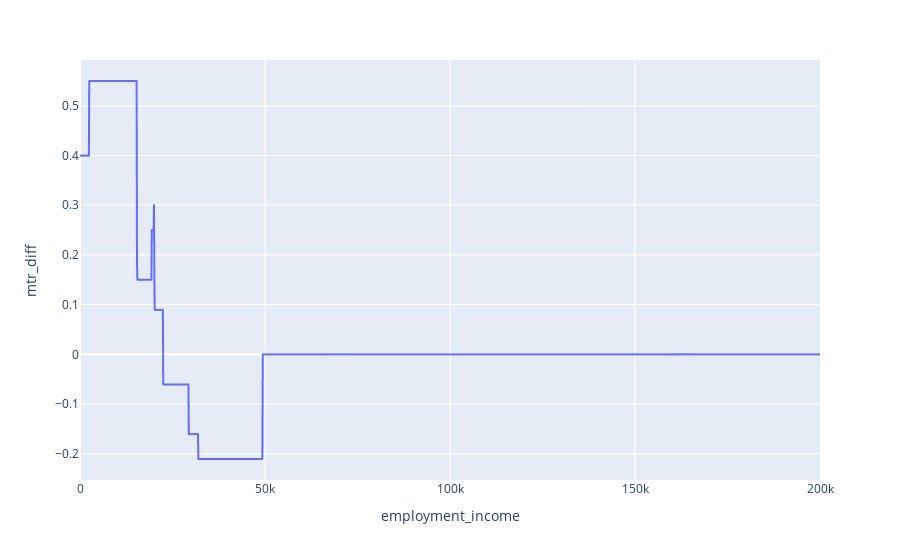

Notebook code for this chart:
### Code cell
px.line(df, x="employment_income", y="mtr_diff")

### Figure 1 — Plotly figure (JSON) as saved in the notebook; plotly's stock layout.template omitted (floating-point values rounded to 4 significant figures; data arrays with more than 128 entries replaced by an {"elided": "..."} marker saying what was removed)
{"data": [{"hovertemplate": "employment_income=%{x}<br>mtr_diff=%{y}<extra></extra>", "legendgroup": "", "line": {"color": "#636efa", "dash": "solid"}, "marker": {"symbol": "circle"}, "mode": "lines", "name": "", "showlegend": false, "type": "scattergl", "x": {"elided": "2001 int values"}, "xaxis": "x", "y": {"elided": "2001 float values"}, "yaxis": "y"}], "layout": {"legend": {"tracegroupgap": 0}, "margin": {"t": 60}, "xaxis": {"anchor": "y", "domain": [0, 1], "title": {"text": "employment_income"}}, "yaxis": {"anchor": "x", "domain": [0, 1], "title": {"text": "mtr_diff"}}}}
